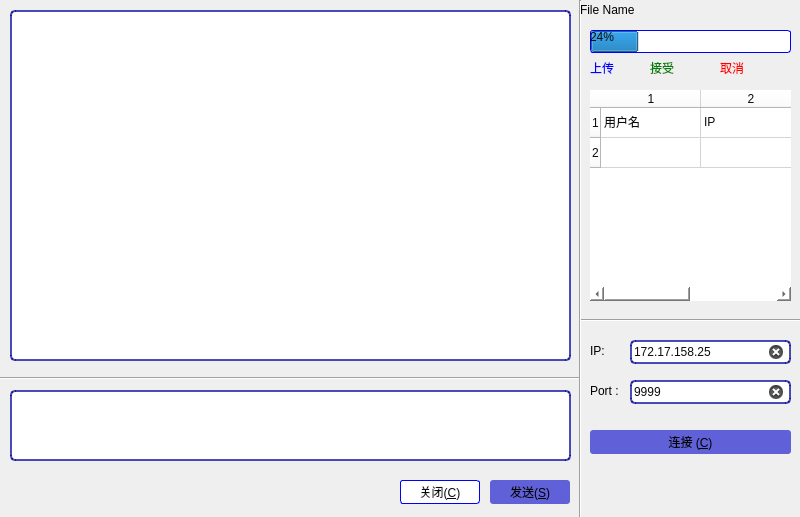
<?xml version="1.0" encoding="UTF-8"?>
<ui version="4.0">
 <class>MainWindow</class>
 <widget class="QMainWindow" name="MainWindow">
  <property name="geometry">
   <rect>
    <x>0</x>
    <y>0</y>
    <width>800</width>
    <height>517</height>
   </rect>
  </property>
  <property name="windowTitle">
   <string>MainWindow</string>
  </property>
  <widget class="QWidget" name="centralwidget">
   <widget class="QPushButton" name="btn_close">
    <property name="geometry">
     <rect>
      <x>400</x>
      <y>480</y>
      <width>80</width>
      <height>24</height>
     </rect>
    </property>
    <property name="styleSheet">
     <string notr="true">border-radius: 3px;
border: 1px solid blue;
background-color: rgba(255,255,255,1);
color: rgb(11, 11, 11);</string>
    </property>
    <property name="text">
     <string>关闭(&amp;C)</string>
    </property>
   </widget>
   <widget class="QPushButton" name="btn_send">
    <property name="geometry">
     <rect>
      <x>490</x>
      <y>480</y>
      <width>80</width>
      <height>24</height>
     </rect>
    </property>
    <property name="styleSheet">
     <string notr="true">background-color: rgba(0,0, 200, 0.6);
border-radius: 3px;</string>
    </property>
    <property name="text">
     <string>发送(&amp;S)</string>
    </property>
   </widget>
   <widget class="QTextEdit" name="textEdit_chat_history">
    <property name="geometry">
     <rect>
      <x>10</x>
      <y>10</y>
      <width>561</width>
      <height>351</height>
     </rect>
    </property>
    <property name="styleSheet">
     <string notr="true">border-radius: 5px;
color: rgb(0, 0, 0);
border: 1.5px solid;
border-color: rgba(0,0, 150, 0.7);
background-color: rgba(255,255,255,1);
color: rgb(11, 11, 11);</string>
    </property>
    <property name="readOnly">
     <bool>true</bool>
    </property>
   </widget>
   <widget class="QLineEdit" name="lineEdit_inputbox">
    <property name="geometry">
     <rect>
      <x>10</x>
      <y>390</y>
      <width>561</width>
      <height>71</height>
     </rect>
    </property>
    <property name="styleSheet">
     <string notr="true">border-radius: 5px;
color: rgb(0, 0, 0);
border: 1.5px solid;
border-color: rgba(0,0, 150, 0.7);
background-color: rgba(255,255,255,1);
color: rgb(11, 11, 11);</string>
    </property>
   </widget>
   <widget class="QProgressBar" name="progressBar">
    <property name="geometry">
     <rect>
      <x>590</x>
      <y>30</y>
      <width>201</width>
      <height>23</height>
     </rect>
    </property>
    <property name="styleSheet">
     <string notr="true">border-radius: 3px;
border: 1px solid blue;
background-color: rgba(255,255,255,1);
color: rgb(11, 11, 11);</string>
    </property>
    <property name="value">
     <number>24</number>
    </property>
   </widget>
   <widget class="QLabel" name="label_upload">
    <property name="geometry">
     <rect>
      <x>590</x>
      <y>60</y>
      <width>49</width>
      <height>16</height>
     </rect>
    </property>
    <property name="styleSheet">
     <string notr="true">color:blue</string>
    </property>
    <property name="text">
     <string>上传</string>
    </property>
   </widget>
   <widget class="QLabel" name="label_accept">
    <property name="geometry">
     <rect>
      <x>650</x>
      <y>60</y>
      <width>49</width>
      <height>16</height>
     </rect>
    </property>
    <property name="styleSheet">
     <string notr="true">color:green</string>
    </property>
    <property name="text">
     <string>接受</string>
    </property>
   </widget>
   <widget class="QLabel" name="label_cancel">
    <property name="geometry">
     <rect>
      <x>720</x>
      <y>60</y>
      <width>49</width>
      <height>16</height>
     </rect>
    </property>
    <property name="styleSheet">
     <string notr="true">color:red;</string>
    </property>
    <property name="text">
     <string>取消</string>
    </property>
   </widget>
   <widget class="QTableWidget" name="table_userlist">
    <property name="geometry">
     <rect>
      <x>590</x>
      <y>90</y>
      <width>201</width>
      <height>211</height>
     </rect>
    </property>
    <property name="styleSheet">
     <string notr="true">border-radius: 3px;

background-color: rgba(255,255,255,1);
color: rgb(11, 11, 11);</string>
    </property>
    <property name="rowCount">
     <number>2</number>
    </property>
    <property name="columnCount">
     <number>2</number>
    </property>
    <row/>
    <row/>
    <column/>
    <column/>
    <item row="0" column="0">
     <property name="text">
      <string>用户名</string>
     </property>
    </item>
    <item row="0" column="1">
     <property name="text">
      <string>IP</string>
     </property>
    </item>
   </widget>
   <widget class="QLabel" name="label_filename">
    <property name="geometry">
     <rect>
      <x>580</x>
      <y>0</y>
      <width>81</width>
      <height>20</height>
     </rect>
    </property>
    <property name="text">
     <string>File Name</string>
    </property>
   </widget>
   <widget class="QPushButton" name="btn_connect">
    <property name="geometry">
     <rect>
      <x>590</x>
      <y>430</y>
      <width>201</width>
      <height>24</height>
     </rect>
    </property>
    <property name="styleSheet">
     <string notr="true">background-color: rgba(0,0, 200, 0.6);
border-radius: 3px;</string>
    </property>
    <property name="text">
     <string>连接 (&amp;C)</string>
    </property>
   </widget>
   <widget class="QLineEdit" name="lineEdit_ip">
    <property name="geometry">
     <rect>
      <x>630</x>
      <y>340</y>
      <width>161</width>
      <height>24</height>
     </rect>
    </property>
    <property name="styleSheet">
     <string notr="true">border-radius: 5px;
color: rgb(0, 0, 0);
border: 1.5px solid;
border-color: rgba(0,0, 150, 0.7);
background-color: rgba(255,255,255,1);
color: rgb(11, 11, 11);</string>
    </property>
    <property name="text">
     <string>172.17.158.25</string>
    </property>
    <property name="clearButtonEnabled">
     <bool>true</bool>
    </property>
   </widget>
   <widget class="QLineEdit" name="lineEdit_port">
    <property name="geometry">
     <rect>
      <x>630</x>
      <y>380</y>
      <width>161</width>
      <height>24</height>
     </rect>
    </property>
    <property name="styleSheet">
     <string notr="true">border-radius: 5px;
color: rgb(0, 0, 0);
border: 1.5px solid;
border-color: rgba(0,0, 150, 0.7);
background-color: rgba(255,255,255,1);
color: rgb(11, 11, 11);</string>
    </property>
    <property name="text">
     <string>9999</string>
    </property>
    <property name="clearButtonEnabled">
     <bool>true</bool>
    </property>
   </widget>
   <widget class="QLabel" name="label_upload_2">
    <property name="geometry">
     <rect>
      <x>590</x>
      <y>380</y>
      <width>31</width>
      <height>21</height>
     </rect>
    </property>
    <property name="text">
     <string>Port :</string>
    </property>
   </widget>
   <widget class="QLabel" name="label_upload_3">
    <property name="geometry">
     <rect>
      <x>590</x>
      <y>340</y>
      <width>21</width>
      <height>21</height>
     </rect>
    </property>
    <property name="text">
     <string>IP:</string>
    </property>
   </widget>
   <widget class="Line" name="line">
    <property name="geometry">
     <rect>
      <x>580</x>
      <y>310</y>
      <width>241</width>
      <height>20</height>
     </rect>
    </property>
    <property name="orientation">
     <enum>Qt::Horizontal</enum>
    </property>
   </widget>
   <widget class="Line" name="line_2">
    <property name="geometry">
     <rect>
      <x>0</x>
      <y>370</y>
      <width>581</width>
      <height>16</height>
     </rect>
    </property>
    <property name="orientation">
     <enum>Qt::Horizontal</enum>
    </property>
   </widget>
   <widget class="Line" name="line_3">
    <property name="geometry">
     <rect>
      <x>570</x>
      <y>0</y>
      <width>20</width>
      <height>541</height>
     </rect>
    </property>
    <property name="orientation">
     <enum>Qt::Vertical</enum>
    </property>
   </widget>
  </widget>
 </widget>
 <resources/>
 <connections/>
</ui>
